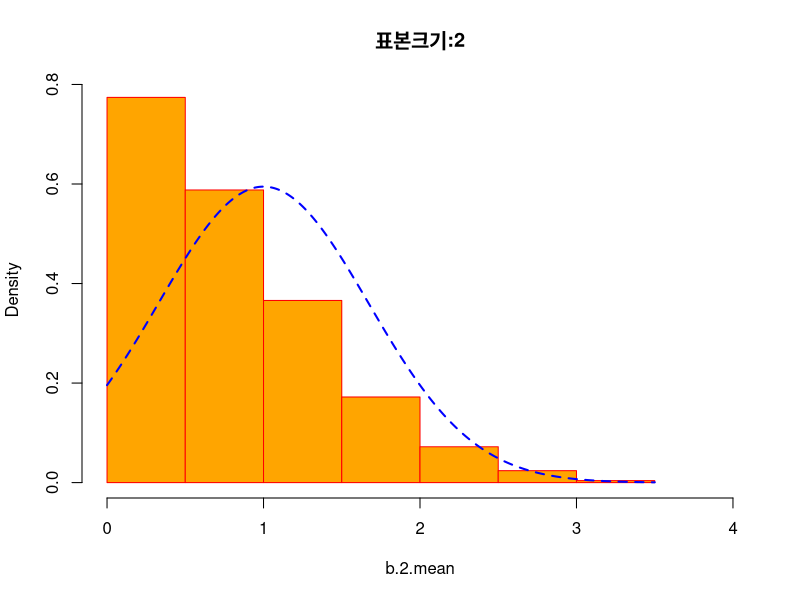
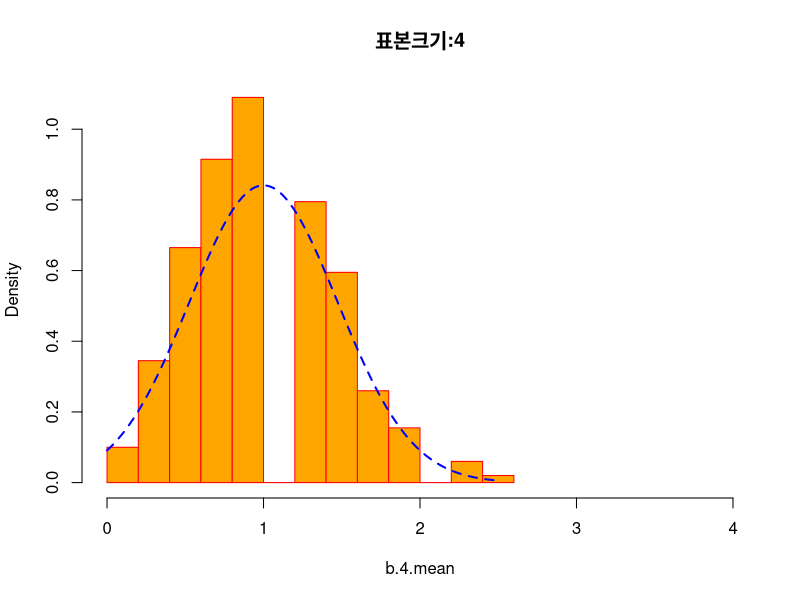
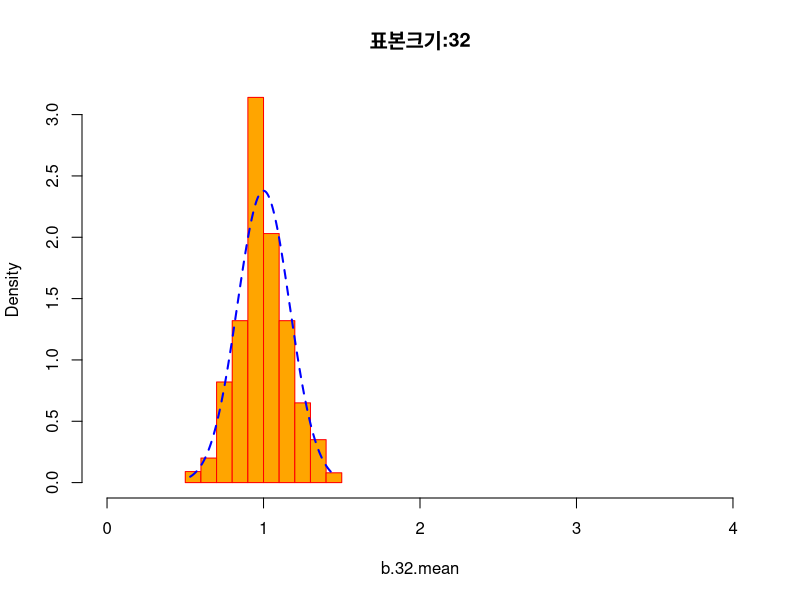

Reproduce these figures in R, in order.
set.seed(9)
t<-10
p<-0.1
x<-0:10
n<-1000
# 모집단이 B(10,0.1)인 분포로부터 표본크기가 2,4,32인 표본을 1000번 추출, 각 평균 저장
b.2.mean<-rep(NA,n)
b.4.mean<-rep(NA,n)
b.32.mean<-rep(NA,n)

# 각각 2,4,32 개 표본 추출하고, 그 평균을 b.n.mean의 i번째 원소에 저장
for (i in 1:n){
  b.2.mean[i]<-mean(rbinom(2,size=t,prob=p))
  b.4.mean[i]<-mean(rbinom(4,size=t,prob=p))
  b.32.mean[i]<-mean(rbinom(32,size=t,prob=p))
}

# 표본평균들의 분포에서 평균과 표준편차 구하기
options(digits=4)
c(mean(b.2.mean), sd(b.2.mean))
c(mean(b.4.mean), sd(b.4.mean))
c(mean(b.32.mean), sd(b.32.mean))

# 히스토그램
# 표본 크기가 2일 때는 정규분포와 차이가 크다.
hist(b.2.mean, prob=T, xlim=c(0,4), main="표본크기:2", col="orange", border="red")
x1<-seq(min(b.2.mean),max(b.2.mean), length=1000)
y1<-dnorm(x=x1, mean=1,sd=sqrt(0.9)/sqrt(2))
lines(x1,y1,lty=2,lwd=2,col="blue")

# 표본크기가 4일 때도 차이가 나지만, 2일때 보다는 차이가 적다.
hist(b.4.mean, prob=T, xlim=c(0,4), main="표본크기:4", col="orange", border="red")
x2<-seq(min(b.4.mean),max(b.4.mean), length=1000)
y2<-dnorm(x=x2, mean=1,sd=sqrt(0.9)/sqrt(4))
lines(x2,y2,lty=2,lwd=2,col="blue")

# 표본크기가 32일 때는 약간의 차이를 보이지만, 앞의 두 경우보다 정규분포에 가까움
hist(b.32.mean, prob=T, xlim=c(0,4), main="표본크기:32", col="orange", border="red")
x3<-seq(min(b.32.mean),max(b.32.mean), length=1000)
y3<-dnorm(x=x3, mean=1,sd=sqrt(0.9)/sqrt(32))
lines(x3,y3,lty=2,lwd=2,col="blue")